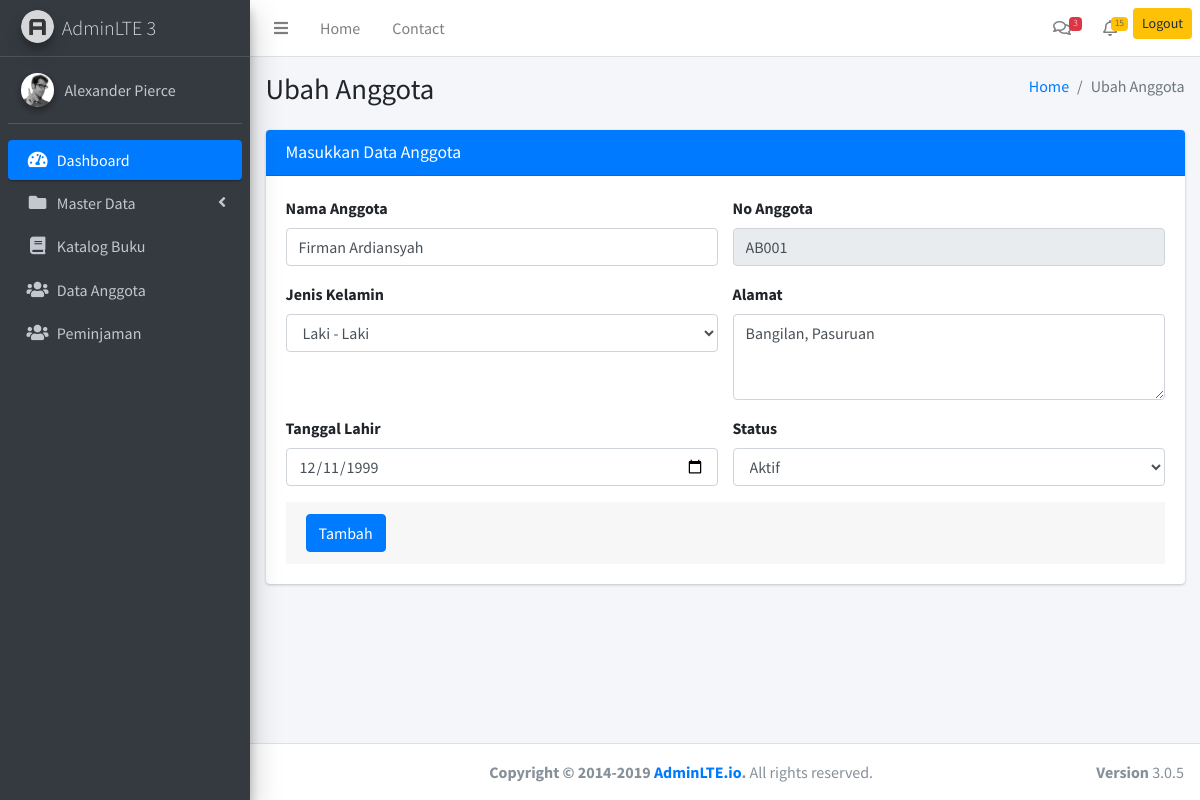
The app's page /layout/ubah_anggota.php?id_anggota=2 (signed in) with its own data.
### tables this page shows
CREATE TABLE `t_anggota` (
  `id_anggota` int(11) NOT NULL,
  `nama` varchar(30) NOT NULL,
  `jenis_kelamin` varchar(15) NOT NULL,
  `alamat` text NOT NULL,
  `tgl_lahir` date NOT NULL,
  `no_anggota` varchar(20) NOT NULL,
  `status` varchar(20) NOT NULL,
  `created_at` timestamp NOT NULL DEFAULT current_timestamp(),
  `updated_at` timestamp NOT NULL DEFAULT current_timestamp() ON UPDATE current_timestamp()
);

### layout/ubah_anggota.php (the view, shortened to what this page needs)
<?php
include('../setting/koneksi.php');
include('header.php');
$id=$_GET['id_anggota'];
    $query=mysqli_query($koneksi,"SELECT * FROM t_anggota where id_anggota='$id'");
    while($d = mysqli_fetch_array($query)){
?>
<div class="content-wrapper">
  <section class="content-header">
    <div class="container-fluid">
      <div class="row mb-2">
        <div class="col-sm-6">
          <h1>Ubah Anggota</h1>
        </div>
        <div class="col-sm-6">
          <ol class="breadcrumb float-sm-right">
            <li class="breadcrumb-item"><a href="#">Home</a></li>
            <li class="breadcrumb-item active">Ubah Anggota</li>
          </ol>
        </div>
      </div>
  </section>
  <section class="content">
    <div class="container-fluid">
      <div class="row">
        <div class="col-md-12">
          <div class="card card-primary">
            <div class="card-header">
              <h3 class="card-title">Masukkan Data Anggota</h3>
            </div>
            <form role="form" action="ubah_anggota_aksi.php" method="POST">
              <div class="card-body">
                  <div class="row">
                      <div class="col-sm-6">
                        <div class="form-group">
                            <label for="Anggota">Nama Anggota</label>
                            <input
                                type="text" name="anggota" class="form-control" value="<?php echo $d['nama'];?>"
                            />
                        </div>
                      </div>
                    <div class="col-sm-6">
                    <div class="form-group">
                        <label for="Anggota">No Anggota</label>
                        <input
                            type="text" name="no_anggota" class="form-control" value="<?= $d['no_anggota'] ?>" readonly
                        />
                      </div>
                    </div>
                  </div>
                <div class="row">
                  <div class="col-sm-6">
                    <div class="form-group">
                        <label>Jenis Kelamin</label>
                        <select name="j_kelamin" class="form-control">
                          <option value="Laki - Laki">Laki - Laki</option>
                        </select>
                   </div>
                  </div>
                  <div class="col-sm-6">
                    <div class="form-group">
                        <label>Alamat</label>
                        <textarea class="form-control" rows="3" placeholder="Masukkan Alamat" name="alamat"><?php echo $d['alamat']?></textarea>
                    </div>
                  </div>
                </div>
                <div class="row">
                  <div class="col-sm-6">
                    <?php
                    $new_date = date('Y-m-d', strtotime($d['tgl_lahir']));
                    ?>
                    <div class="form-group">
                      <label>Tanggal Lahir</label>
                        <input type="date" class="form-control"  name="tgl_lahir" value="<?= $new_date?>">
                    </div>
                  </div>
                  <div class="col-sm-6">
                      <div class="form-group">
                        <label>Status</label>
                        <select class="form-control" name="status">
                          <option value="Aktif">Aktif</option>
                        </select>
                    </div>
                  </div>
                </div>
              <div class="card-footer">
                <button type="submit" class="btn btn-primary">Tambah</button>
              </div>
            </form>
            <?php
        }
        ?>
          </div>
        </div>
      </div>
    </div>
  </section>
</div>
<?php
            include('footer.php');
            ?>

### records on screen
t_anggota: anggota "Firman Ardiansyah", no_anggota "AB001", alamat "Bangilan, Pasuruan", tgl_lahir "12/11/1999"
